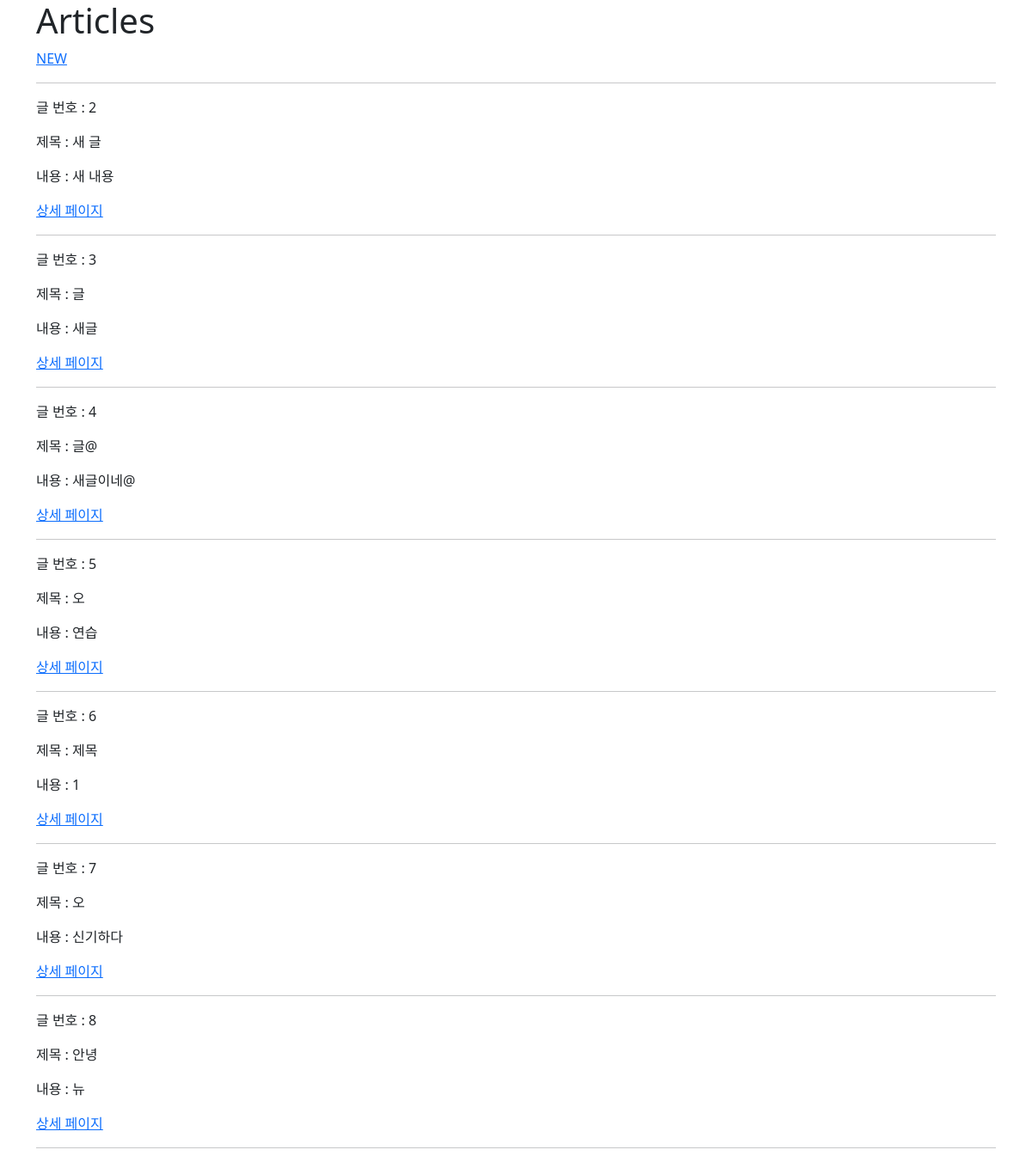
The app's page /articles/ with its own data.
### articles/models.py (models this page shows, shortened)
class Article(models.Model):
    title = models.CharField(max_length=10)
    content = models.TextField()
    created_at = models.DateTimeField(auto_now_add=True)
    updated_at = models.DateTimeField(auto_now=True)

### articles/views.py (the view)
# urls.py: path('', views.index, name='index'),
@require_safe
def index(request):
    articles = Article.objects.all()
    context = {
        'articles': articles,
    }
    return render(request, 'articles/index.html', context)

### articles/templates/articles/index.html
{% extends 'base.html' %}
{% block content %}
  <h1>Articles</h1>
  <a href="{% url 'articles:create' %}">NEW</a>
  <hr>
  {% for article in articles %}
    <p>글 번호 : {{ article.pk }}</p>
    <p>제목 : {{ article.title }}</p>
    <p>내용 : {{ article.content }}</p>
    <a href="{% url 'articles:detail' article.pk %}">상세 페이지</a>
    <hr>
  {% endfor %}
{% endblock content %}

### templates/base.html (shortened to what this page needs)
<!DOCTYPE html>
<html lang="en">
<head>
  <link href="https://cdn.jsdelivr.net/npm/bootstrap@5.2.0-beta1/dist/css/bootstrap.min.css" rel="stylesheet">
</head>
<body>
  <div class="container">
    {% block content %}
    {% endblock content %}
  </div>
</body>
</html>

### records on screen
Article: pk "2", title "새 글", content "새 내용"
Article: pk "3", title "글", content "새글"
Article: pk "4", title "글@", content "새글이네@"
Article: pk "5", title "오", content "연습"
Article: pk "6", title "제목", content "1"
Article: pk "7", title "오", content "신기하다"
Article: pk "8", title "안녕", content "뉴"
